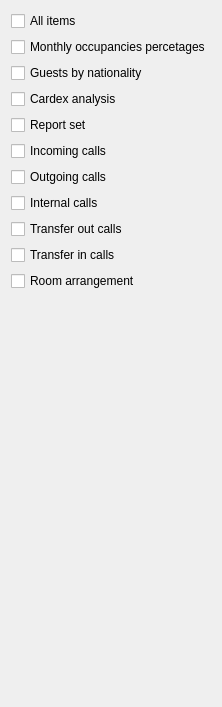
     <widget class="QWidget" name="tabAnalitics">
      <attribute name="title">
       <string>Analytics</string>
      </attribute>
      <layout class="QVBoxLayout" name="verticalLayout_12">
       <item>
        <widget class="EQCheckBox" name="chAnalyticsMenu">
         <property name="text">
          <string>All items</string>
         </property>
         <property name="Tag" stdset="0">
          <number>61</number>
         </property>
        </widget>
       </item>
       <item>
        <widget class="EQCheckBox" name="chMonthlyOccupancyPercentages">
         <property name="text">
          <string>Monthly occupancies percetages</string>
         </property>
         <property name="Tag" stdset="0">
          <number>110</number>
         </property>
        </widget>
       </item>
       <item>
        <widget class="EQCheckBox" name="chGuestByNationality">
         <property name="text">
          <string>Guests by nationality</string>
         </property>
         <property name="Tag" stdset="0">
          <number>111</number>
         </property>
        </widget>
       </item>
       <item>
        <widget class="EQCheckBox" name="chCardexAnalysis">
         <property name="text">
          <string>Cardex analysis</string>
         </property>
         <property name="Tag" stdset="0">
          <number>67</number>
         </property>
        </widget>
       </item>
       <item>
        <widget class="EQCheckBox" name="chReportSet">
         <property name="text">
          <string>Report set</string>
         </property>
         <property name="Tag" stdset="0">
          <number>75</number>
         </property>
        </widget>
       </item>
       <item>
        <widget class="EQCheckBox" name="chCallIn">
         <property name="text">
          <string>Incoming calls</string>
         </property>
         <property name="Tag" stdset="0">
          <number>62</number>
         </property>
        </widget>
       </item>
       <item>
        <widget class="EQCheckBox" name="chCallOut">
         <property name="text">
          <string>Outgoing calls</string>
         </property>
         <property name="Tag" stdset="0">
          <number>63</number>
         </property>
        </widget>
       </item>
       <item>
        <widget class="EQCheckBox" name="chCallInt">
         <property name="text">
          <string>Internal calls</string>
         </property>
         <property name="Tag" stdset="0">
          <number>64</number>
         </property>
        </widget>
       </item>
       <item>
        <widget class="EQCheckBox" name="chCallTrasferOut">
         <property name="text">
          <string>Transfer out calls</string>
         </property>
         <property name="Tag" stdset="0">
          <number>65</number>
         </property>
        </widget>
       </item>
       <item>
        <widget class="EQCheckBox" name="chCallTransferIn">
         <property name="text">
          <string>Transfer in calls</string>
         </property>
         <property name="Tag" stdset="0">
          <number>66</number>
         </property>
        </widget>
       </item>
       <item>
        <widget class="EQCheckBox" name="chRoomArrangement">
         <property name="text">
          <string>Room arrangement</string>
         </property>
         <property name="Tag" stdset="0">
          <number>116</number>
         </property>
        </widget>
       </item>
       <item>
        <spacer name="verticalSpacer_7">
         <property name="orientation">
          <enum>Qt::Vertical</enum>
         </property>
         <property name="sizeHint" stdset="0">
          <size>
           <width>20</width>
           <height>405</height>
          </size>
         </property>
        </spacer>
       </item>
      </layout>
     </widget>
